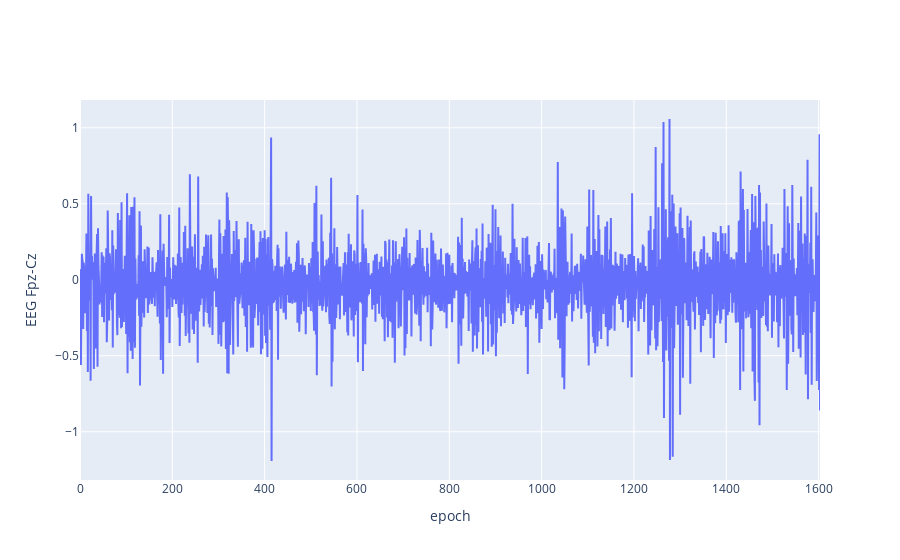

The notebook cell saved with this chart:
### Code cell
go.Figure(
    data=[
        go.Scatter(x=epoch_grouped_df["epoch"], y=epoch_grouped_df["EEG Fpz-Cz"]),
    ],
    layout=go.Layout(
        yaxis=dict(title="EEG Fpz-Cz"),
        xaxis=dict(title="epoch"),
    )
)

### Figure 1 — Plotly figure (JSON) as saved in the notebook; plotly's stock layout.template omitted (floating-point values rounded to 4 significant figures; data arrays with more than 128 entries replaced by an {"elided": "..."} marker saying what was removed)
{"data": [{"type": "scatter", "x": {"elided": "1604 int values"}, "y": {"elided": "1604 float values"}}], "layout": {"xaxis": {"title": {"text": "epoch"}}, "yaxis": {"title": {"text": "EEG Fpz-Cz"}}}}
